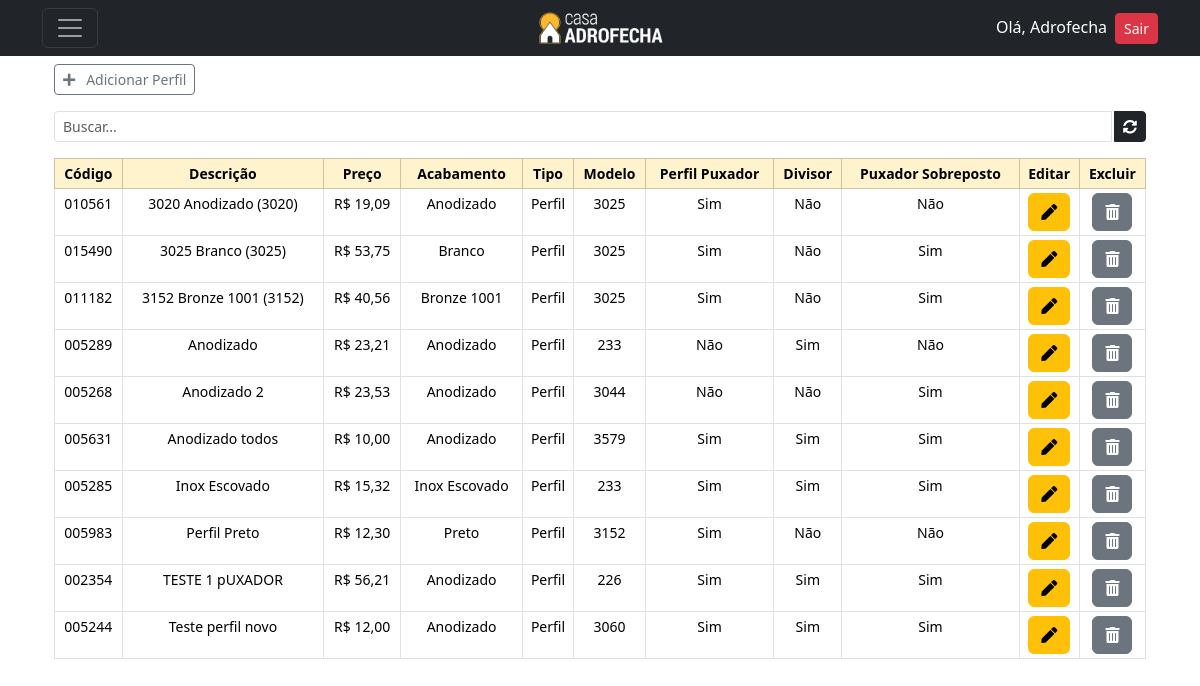
/listar/perfil/ (signed in), run on an earlier commit of the app's database.
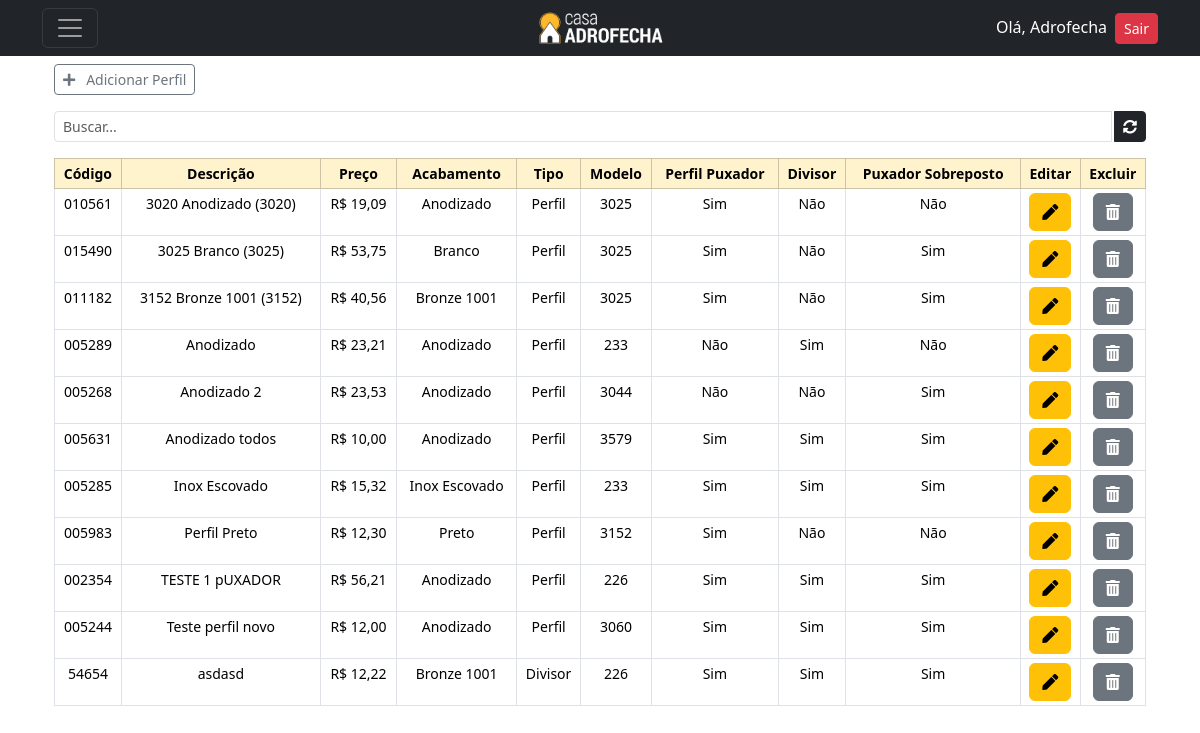
And on a later commit of the database.
### cadastros/models.py (models this page shows, shortened)
class ItemBase(models.Model):
    codigo = models.CharField(max_length=6, verbose_name="Código", unique=True)
    descricao = models.CharField(max_length=150, verbose_name="Descrição")
    preco = models.DecimalField(decimal_places=2, max_digits=5, verbose_name="Preço")
    acabamento = models.ForeignKey('Acabamento', on_delete=models.PROTECT)
    tipo = models.ForeignKey('Tipo', on_delete=models.PROTECT)
    ativo = models.BooleanField(default=True)
    class Meta:
        abstract = True

class Perfil(ItemBase):
    modelo = models.ForeignKey(ModeloPerfil, on_delete=models.PROTECT)
    encaixe = models.CharField(max_length=3, choices=ENCAIXE, blank=True, null=True)
    perfilpuxador = models.ManyToManyField(PerfilPuxador, verbose_name="Perfil Puxador", blank=True)
    encaixedivisor = models.CharField(max_length=3, choices=ENCAIXE, blank=True, null=True)
    divisor = models.ManyToManyField(Divisor, verbose_name="Divisor", blank=True)
    encaixepuxador = models.CharField(max_length=3, choices=ENCAIXE, blank=True, null=True)
    puxador = models.ManyToManyField(Puxador, verbose_name="Puxador", blank=True)
    largura_perfil = models.DecimalField(decimal_places=2, max_digits=5, verbose_name="Largura Perfil")
    aba_perfil = models.DecimalField(decimal_places=2, max_digits=5, verbose_name="Aba Perfil")
    desconto_vidro = models.DecimalField(decimal_places=2, max_digits=5, verbose_name="Desconto P/Vidro")
    largura_puxador = models.DecimalField(decimal_places=2, max_digits=5, verbose_name="Largura Puxador")
    aba_puxador = models.DecimalField(decimal_places=2, max_digits=5, verbose_name="Aba Puxador")
    vidropolido = models.BooleanField(default=True)
    class Meta:
        verbose_name = 'Perfil'
        verbose_name_plural = 'Perfis'
        ordering = ["descricao"]

class Acabamento(models.Model):
    acabamento = models.CharField(max_length=50, unique=True)
    codigo_rgb = models.CharField(max_length=15, verbose_name="Código RGB",)
    class Meta:
        verbose_name = 'Acabamento'
        verbose_name_plural = 'Acabamentos'
        ordering = ["acabamento"]
    def __str__(self):
        return self.acabamento

class Tipo(models.Model):
    tipo = models.CharField(max_length=30, unique=True)
    class Meta:
        ordering = ["tipo"]
    def __str__(self):
        return self.tipo

class BaseModelo(models.Model):
    modelo = models.CharField(max_length=10, unique=True)
    class Meta:
        abstract = True
    def __str__(self):
        return self.modelo

class ModeloPerfil(BaseModelo):
    class Meta:
        verbose_name = 'Modelo Perfil'
        verbose_name_plural = 'Modelo Perfis'
        ordering = ["modelo"]

### cadastros/views.py (the view, shortened to what this page needs)
# urls.py: path('listar/perfil/', PerfilList.as_view(), name='listar-perfil'),
class PerfilList(LoginRequiredMixin, PermissionRequiredMixin, ListView):
    model = Perfil
    template_name = 'cadastros/ListarPerfil.html'
    permission_required = 'cadastros.view_perfil'
    def get_context_data(self, **kwargs):
        context = super().get_context_data(**kwargs)
        context['acabamentos'] = Acabamento.objects.all()  # Passando os acabamentos para o contexto
        context['tipos'] = Tipo.objects.all()  # Passando os tipos para o contexto
        context['modelo'] = ModeloPerfil.objects.all()  # Passando os modelos para o contexto
        perfil_id = self.request.GET.get('perfil_id')
        perfil = None
        return context

### cadastros/templates/cadastros/ListarPerfil.html (shortened to what this page needs)
{% extends 'base.html' %}
{% load static %}
{% block content %}
<div class="container">
    <br><br>
    <a class="btn btn-outline-secondary btn-sm" data-bs-toggle="modal" data-bs-target="#addModalPerfil">
        <i class="fas fa-plus"></i>&nbsp;&nbsp; Adicionar Perfil
    </a>
    <div class="input-group input-group-sm mb-3 mt-3">
        <input type="text" class="form-control" id="search" placeholder="Buscar...">
        <a href="{% url 'listar-perfil' %}" class="btn btn-dark" style="margin-left:2px;"><i class="fas fa-sync-alt"></i></a>
    </div>
    <table class="table table-bordered table-sm mt-3" id="myTable" style="text-align: center; font-size: 14px;">
        <thead class="table-warning">
            <tr>
                <th scope="col ">Código</th>
                <th scope="col ">Descrição</th>
                <th scope="col ">Preço</th>
                <th scope="col ">Acabamento</th>
                <th scope="col ">Tipo</th>
                <th scope="col ">Modelo</th>
                <th scope="col ">Perfil Puxador</th>
                <th scope="col ">Divisor</th>
                <th scope="col ">Puxador Sobreposto</th>
                <th scope="col ">Editar</th>
                <th scope="col ">Excluir</th>
            </tr>
        </thead>
        {% for perfil in object_list %}
        <tr {% if not perfil.ativo %}class="inactive" {% endif %}>
            <td>{{ perfil.codigo }}</td>
            <td>{{ perfil.descricao }}</td>
            <td>R$ {{ perfil.preco }}</td>
            <td>{{ perfil.acabamento }}</td>
            <td>{{ perfil.tipo }}</td>
            <td>{{ perfil.modelo }}</td>
            <td>
                {% if perfil.encaixe == "1" %}
                <p>Sim</p>
                {% else %}
                <p>Não</p>
                {% endif %}
            </td>
            <td>
                {% if perfil.encaixedivisor == "1" %}
                <p>Sim</p>
                {% else %}
                <p>Não</p>
                {% endif %}
            </td>
            <td>
                {% if perfil.encaixepuxador == "1" %}
                <p>Sim</p>
                {% else %}
                <p>Não</p>
                {% endif %}
            </td>
            <td>
                <a class="btn btn-warning" title="Editar perfil" data-bs-toggle="modal"
                   data-bs-target="#editModalPerfil{{ perfil.pk }}" data-product-id="{{ perfil.pk }}">
                    <i class="fas fa-pen"></i>
                </a>
            </td>
            <td>
                <a class="btn btn-secondary delete-btn" data-bs-toggle="modal"
                   data-bs-target="#confirmDeleteModal{{ perfil.pk }}" data-product-id="{{ perfil.pk }}" title="Deletar perfil">
                    <i class="fas fa-trash-alt"></i>
                </a>
            </td>
        </tr>
        {% empty %}
            <tr>
                <td colspan="10">Nenhum Perfil cadastrado</td>
            </tr>
        {% endfor %}
    </table>
</div>
{% endblock content %}

### paginas/templates/base.html (shortened to what this page needs)
<!DOCTYPE html>
{% load static %}
<html lang="pt-br">
<head>
    <link rel="https://stylesheet" href="https://cdn.jsdelivr.net/npm/bootstrap-icons@1.10.3/font/bootstrap-icons.css">
    <link href="https://cdn.jsdelivr.net/npm/select2@4.1.0-rc.0/dist/css/select2.min.css" rel="stylesheet" />
    <link href="https://cdn.jsdelivr.net/npm/bootstrap@5.3.2/dist/css/bootstrap.min.css" rel="stylesheet">
    <link rel="stylesheet" href="https://cdnjs.cloudflare.com/ajax/libs/font-awesome/5.15.4/css/all.min.css" />
</head>
<body>
  {% include 'navbar.html' %}
  <div class="pt-3 container">
      {% block content %}
      {% endblock %}
  </div>
  <link rel="stylesheet" href="https://cdn.jsdelivr.net/npm/bootstrap-icons@1.11.1/font/bootstrap-icons.css">
</body>
</html>

### paginas/templates/navbar.html (shortened to what this page needs)
{% load static %}
<nav class="navbar navbar-dark bg-dark fixed-top">
  <div class="container d-flex justify-content-between align-items-center" id="topnavbar">
      <div class="col-4">
        <button class="navbar-toggler" type="button" data-bs-toggle="offcanvas" data-bs-target="#offcanvasDarkNavbar" aria-controls="offcanvasDarkNavbar">
        <span class="navbar-toggler-icon"></span>
        </button>
      </div>
      <div class="col-4 d-flex justify-content-center">
          <a href="{% url 'inicio' %}"><img src="{% static 'paginas/images/LogoPreto2.png' %}" alt="Logo" width="130" height="40"</img></a>
      </div>
      <div class="col-4 d-flex justify-content-end">
              <ul class="list-unstyled mb-0">
                  {% if request.user.is_authenticated %}
                  <li><a style="color:white" ;>Olá, {{ user.username }}</a><a class="ms-2 btn btn-danger btn-sm" href="{% url 'logout' %}">Sair</a></li>
                  {% else %}
                  <li><a class="btn btn-primary" href="{% url 'login' %}">Entrar</a></li>
                  {% endif %}
              </ul>
      </div>
  </div>
</nav>

### cadastros/templates/cadastros/editperfil.html (shortened to what this page needs)
{% extends 'cadastros/cadastroperfil.html' %}

What changed in the data, as far as the page shows it:
added Perfil: codigo "54654", descricao "asdasd", preco "12,22", acabamento "Bronze 1001", tipo "Divisor", modelo "226", encaixe "Sim", encaixedivisor "Sim", encaixepuxador "Sim"
